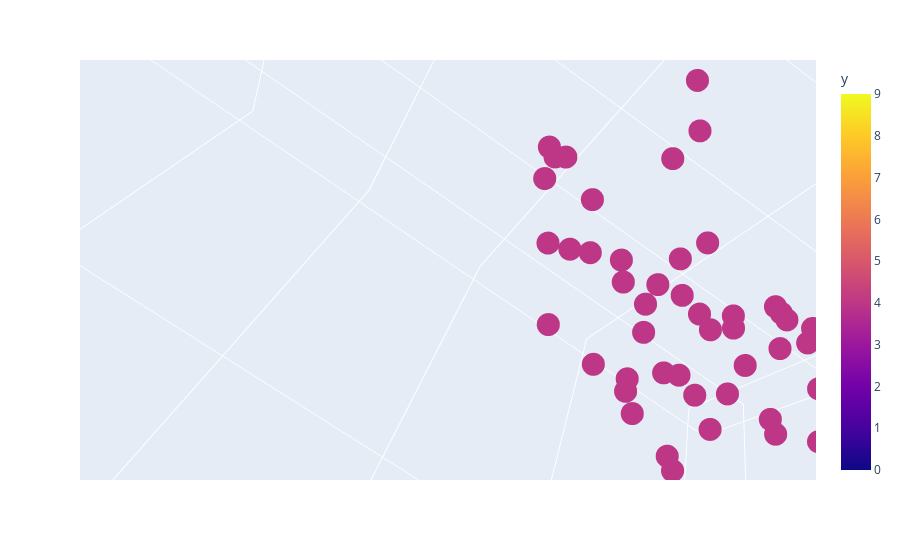

Here is the notebook cell this chart was saved with:
### Code cell
import plotly.express as px
plt.figure(figsize=(15,8))
fig = px.scatter_3d(df1,x='pca1', y='pca2', z='pca1*pca2',color = 'y')
fig.show()

### Figure 1 — Plotly figure (JSON) as saved in the notebook; plotly's stock layout.template omitted (floating-point values rounded to 4 significant figures; data arrays with more than 128 entries replaced by an {"elided": "..."} marker saying what was removed)
{"data": [{"hovertemplate": "pca1=%{x}<br>pca2=%{y}<br>pca1*pca2=%{z}<br>y=%{marker.color}<extra></extra>", "legendgroup": "", "marker": {"color": {"elided": "1797 int values"}, "coloraxis": "coloraxis", "symbol": "circle"}, "mode": "markers", "name": "", "scene": "scene", "showlegend": false, "type": "scatter3d", "x": {"elided": "1797 float values"}, "y": {"elided": "1797 float values"}, "z": {"elided": "1797 float values"}}], "layout": {"autosize": true, "coloraxis": {"colorbar": {"title": {"text": "y"}}, "colorscale": [[0, "#0d0887"], [0.1111, "#46039f"], [0.2222, "#7201a8"], [0.3333, "#9c179e"], [0.4444, "#bd3786"], [0.5556, "#d8576b"], [0.6667, "#ed7953"], [0.7778, "#fb9f3a"], [0.8889, "#fdca26"], [1, "#f0f921"]]}, "legend": {"tracegroupgap": 0}, "margin": {"t": 60}, "scene": {"aspectmode": "auto", "aspectratio": {"x": 1, "y": 1, "z": 1}, "camera": {"center": {"x": 0, "y": 0, "z": 0}, "eye": {"x": 0.006741, "y": 0.007341, "z": 0.0008161}, "projection": {"type": "perspective"}, "up": {"x": -0.6406, "y": 0.5262, "z": 0.5592}}, "domain": {"x": [0, 1], "y": [0, 1]}, "xaxis": {"title": {"text": "pca1"}, "type": "linear"}, "yaxis": {"title": {"text": "pca2"}, "type": "linear"}, "zaxis": {"title": {"text": "pca1*pca2"}, "type": "linear"}}}}
